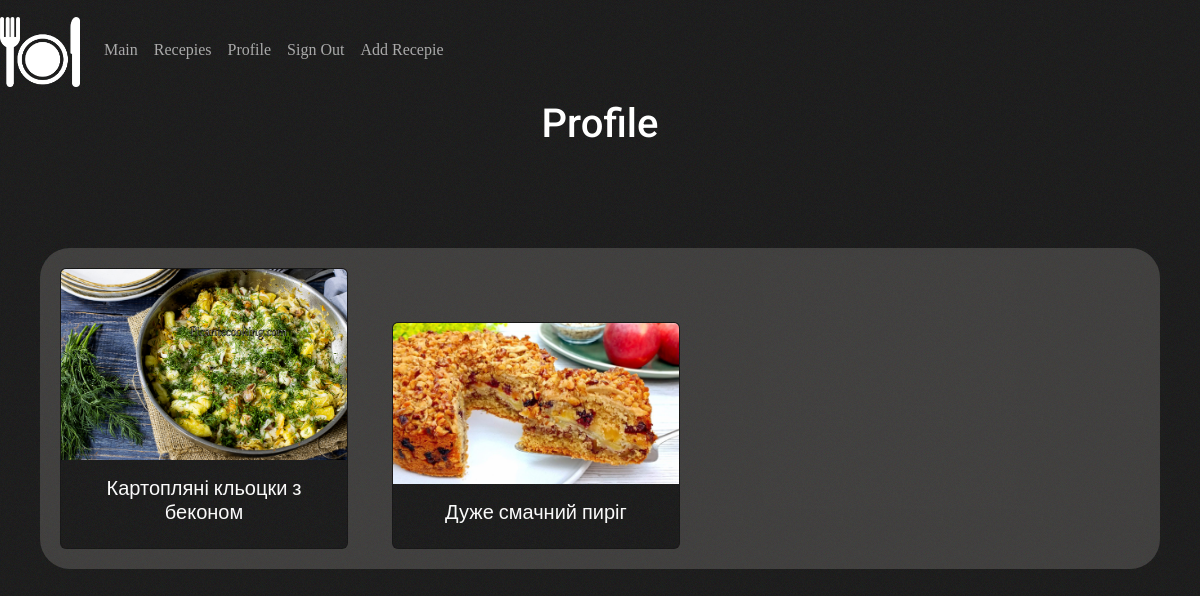
Before: /profile (signed in) with the older database file.
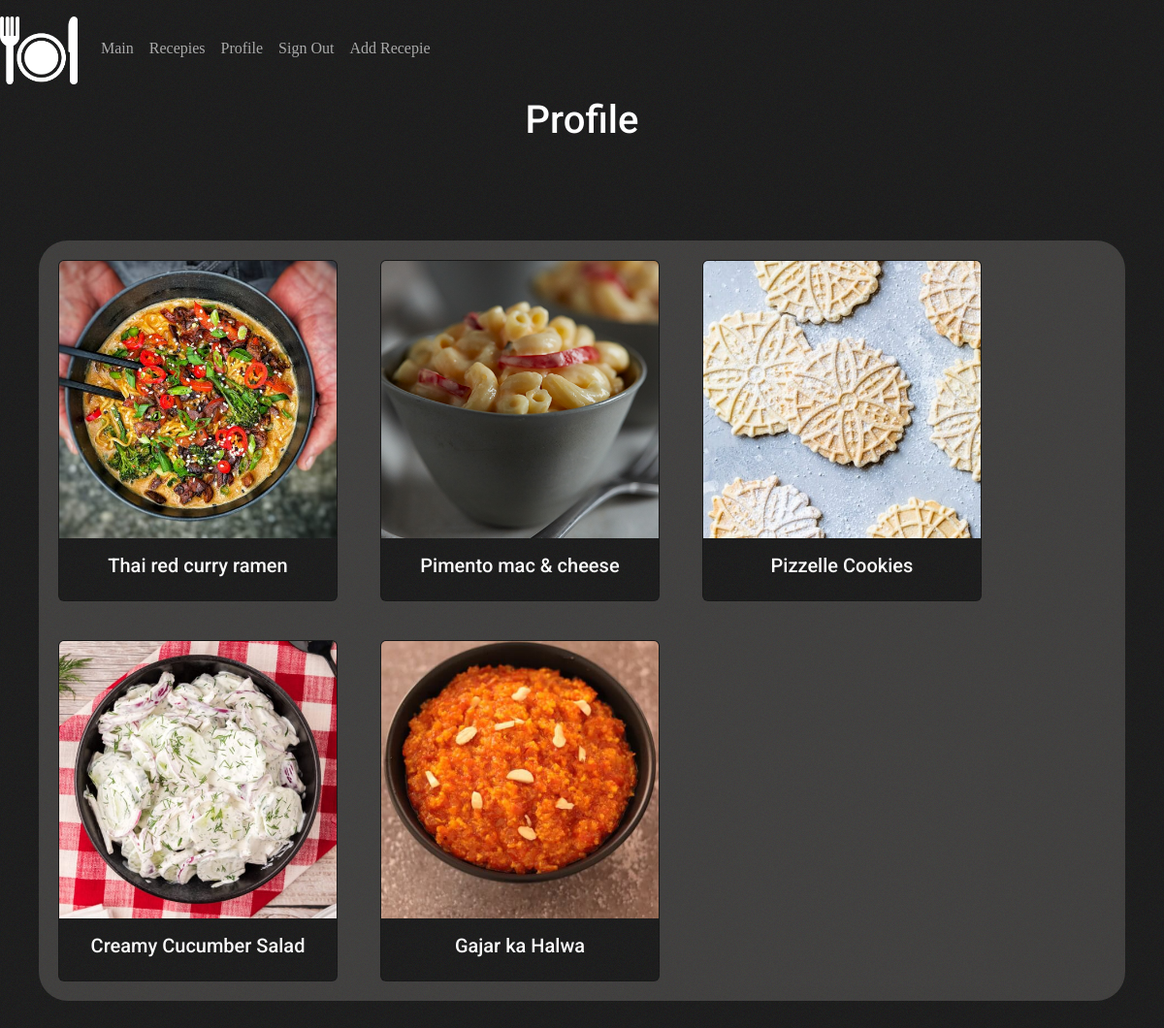
After: the same page with the newer database file.
### models.py (models this page shows, shortened)
class Recepies(db.Model):
    id = db.Column(db.Integer, primary_key=True)
    title = db.Column(db.String, nullable=False)
    ingredients = db.Column(db.Text)
    actions = db.Column(db.Text)
    img = db.Column(db.Text)
    link = db.Column(db.Text)
    user_id = db.Column(db.Integer, db.ForeignKey('user.id'))

### routes.py (the view)
@app.route("/profile")
@login_required
def profile():
    recepies = Recepies.query.all()
    return render_template("profile.html", recepies=recepies)

### models.py (called while the page is built)
@login_manager.user_loader
def load_user(user_id):
    return User.query.get(int(user_id))

### templates/profile.html (shortened to what this page needs)
{% extends 'base.html' %}
{% block content %}
<main>
    <h1>Profile</h1>
    <div class="container_card">
        {% for recepie in current_user.recepies %}
            <div class="card" style="width: 18rem;">
                <img src="{{ recepie.img }}" alt="..." class="card-img-top">
                <div class="card-body">
                    <h5 class="card-title">{{ recepie.title }}</h5>
                </div>
            </div>
        {% endfor %}
    </div>
</main>
{% endblock content %}

### templates/base.html (shortened to what this page needs)
<!doctype html>
<html lang="uk">
<head>
    <link href="https://cdn.jsdelivr.net/npm/bootstrap@5.3.0-alpha1/dist/css/bootstrap.min.css" rel="stylesheet"
>
        <link rel="stylesheet" href="{{ url_for('static', filename='mypage.css')}}">
</head>
<body>
    <header>
        <nav class="navbar navbar-expand-lg bg-light">
            <div class="container-fluid">
                <a class="navbar-brand" href="/"><img
                        src="../static/images/logo.png" alt="Logo"
                        width="80" height="70" class="d-inline-block align-text-top"></a>
                <div class="collapse navbar-collapse" id="navbarNav">
                    <ul class="navbar-nav">
                        <li class="nav-item">
                            <a class="nav-link" aria-current="page"
                            href="{{ url_for('index') }}">Main</a>
                        </li>
                        <li class="nav-item">
                            <a class="nav-link" href="{{ url_for('recepies_page') }}">Recepies</a>
                        </li>
                        {% if current_user.is_authenticated %}
                            <li class="nav-item">
                                <a class="nav-link" href="{{ url_for('profile') }}">Profile</a>
                            </li>
                            <li class="nav-item">
                                <a class="nav-link" href="{{ url_for('logout') }}">Sign Out</a>
                            </li>
                        {% endif %}
                        {% if current_user.is_authenticated %}
                            <li class="nav-item align-right">
                                <a class="nav-link align-right" href="{{ url_for('addin')}}">Add Recepie</a>
                            </li>
                        {% endif %}
                    </ul>
                </div>
            </div>
        </nav>
    </header>
    {% block content %}
    {% endblock content %}
</body>
</html>

### static/mypage.css (style rules this page uses)
body { min-height: 100vh; font-family: 'Roboto', sans-serif; background-image: url(images/bg.jpg); background-attachment: fixed; }
h1, h2, h3, h4, h5, h6 { text-align: center; color: white; font-family: 'Roboto', sans-serif; }
.card { margin: 20px; display: inline-block; }
.container_card { margin: 40px; margin-top: 100px; border-radius: 30px; background-color: rgba(237, 231, 225, 0.171); border-color: white; border: 10px; }
header { font-family: 'Edu NSW ACT Foundation', cursive; color: white; }
.card { background-image: url(images/bg.jpg); color: #fafafa; }
.navbar { background-image: url(images/bg.jpg); }
.nav-link { color: #aaaaaa; }
.align-right { align: right; }
.container-fluid { margin: 0; padding: 0; background-attachment: fixed; }

Changed rows visible on the page:
removed Recepies: img (picture), title "Картопляні кльоцки з беконом"
removed Recepies: img (picture), title "Дуже смачний пиріг"
added Recepies: shows a picture, title "Thai red curry ramen"
added Recepies: shows a picture, title "Pimento mac & cheese"
added Recepies: shows a picture, title "Pizzelle Cookies"
added Recepies: shows a picture, title "Creamy Cucumber Salad"
added Recepies: shows a picture, title "Gajar ka Halwa"
